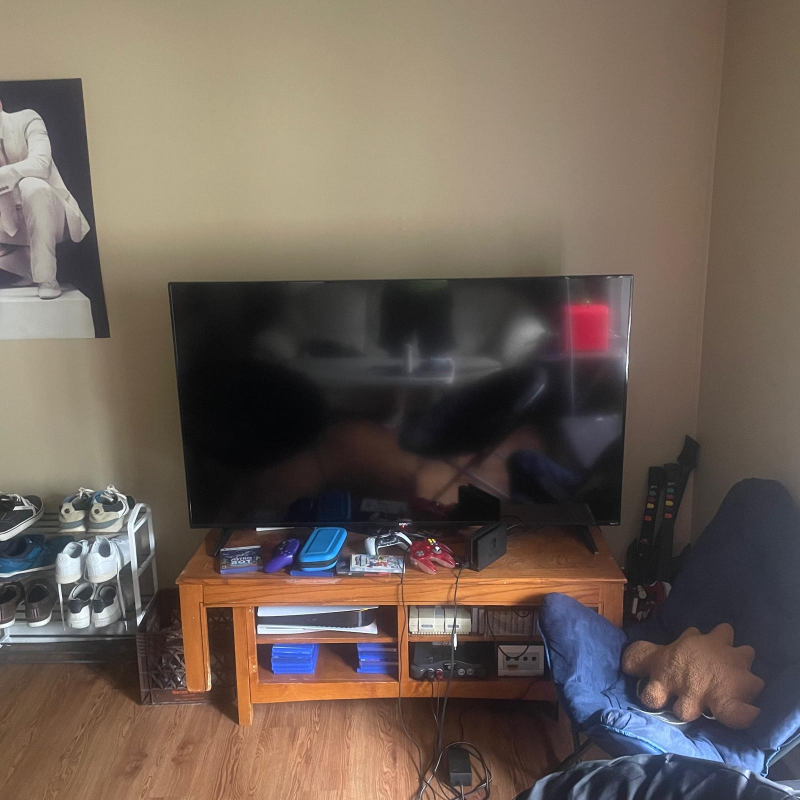
#> input picture HW4/my_images/tv_2.jpg, 1600 x 1600 px, found by its file name (shown at 1/2 size)
$ jupyter execute --allow-errors task.ipynb
#> lines starting #> are read from the running program, lines starting #| are printed output that depends on the picture; after the words box and inside, x2 and y2 are one past the last pixel; in counts of white or black regions, pixels touching at a corner belong together
#> further down, imagege is the input picture: PIL image 1600x1600 RGB; mean R, G, B 110.6, 97.1, 87.5
[cell 1]
import matplotlib.pyplot as plt
import random
import numpy as np
import cv2
from scipy.ndimage import maximum_filter

[cell 2]
from PIL import Image

# Open an image file
#> (the rest of this cell did not finish here and is left out)

[cell 3]
# Function to draw points
def putPointsOnImage(corners, image):
    for corner in corners:
        cv2.circle(image, tuple(corner), radius=5, color=(42, 247, 237), thickness =-1)
    return image

# Function to draw points and lines
def putPointsAndLinesOnImage(final_image, w, selected, p1, corners2):
    points_1=(p1)
    points_2 = (corners2[selected] + np.array([w, 0]))
    cv2.circle(final_image, points_1, radius=5, color = (42, 247, 237), thickness=-1)
    cv2.circle(final_image, points_2, radius = 5, color=(42, 247, 237), thickness =-1)
    cv2.line(final_image,points_1,points_2,(random.randint(0, 255), random.randint(0, 255), random.randint(0, 255)), 1)
    return final_image

# Function to get the Harris response
def getHarrisResponse(dx, dy, N):
    s_dxdx = cv2.filter2D(dx*dx, ddepth=-1, kernel=np.ones((N,N)))
    s_dydy = cv2.filter2D(dy*dy, ddepth=-1, kernel=np.ones((N,N)))
    s_dxdy = cv2.filter2D(dx*dy, ddepth=-1, kernel=np.ones((N,N)))
    #Compute the trace and determinant
    tr_c = s_dxdx + s_dydy
    det_c = (s_dxdx*s_dydy)-(s_dxdy*s_dxdy)
    return det_c-0.05*(tr_c**2)

def harris_detect_corner(image, sig):
    #Get gray scale image
    gray_scale_image = cv2.cvtColor(image, cv2.COLOR_BGR2GRAY)/255

    # Build Haar filter
    M = int(np.ceil(4*sig))
    if M%2 == 1:
        M = M + 1
    haar_x = np.zeros((M, M))
    haar_x[:, :M // 2] = -1
    haar_x[:, M // 2:] = 1
    haar_y = np.zeros((M, M))
    haar_y[:M // 2, :] = 1
    haar_y[M // 2:, :] = -1

    # Get dx and dy by applying Haar filter in both directions
    dx = cv2.filter2D(gray_scale_image, ddepth = -1, kernel = haar_x)
    dy = cv2.filter2D(gray_scale_image, ddepth = -1, kernel = haar_y)

    #Get Harris response and set threshold
    N = int(np.ceil(5*sig))
    if N%2 == 1:
        N = N + 1
    H = getHarrisResponse(dx, dy, N)
    R_abs = np.abs(H)
    thr = np.mean(R_abs)
    K = 2*N

    #Apply maximum filter to get local max values in (2K+1, 2K+1) windows
    R_max_window = maximum_filter(H, size=(2*K+1, 2*K+1))
    #Create a boolean mask where the current pixel is the max in its window and exceeds threshold
    max_mask = (H == R_max_window) & (H > thr)
    #Find the coordinates of the corners
    y_coords, x_coords = np.nonzero(max_mask)
    #Extract the corresponding R values at those positions
    R_values = H[y_coords, x_coords]
    #Stack coordinates with their corresponding R values
    corners = np.vstack((x_coords, y_coords, R_values)).T
    #Sort corners based on the R value (descending) and take the top 100
    corners_100 = corners[np.argsort(corners[:, 2])][-100:, :2].astype(int)

    img_with_corners = putPointsOnImage(corners_100, image)

    return [corners_100, img_with_corners]

def ssd(image1, image2, fake_corners_1, fake_corners_2, window):
    #Get gray scale image
    gray_scale_image_1 = cv2.cvtColor(image1, cv2.COLOR_BGR2GRAY)/255
    gray_scale_image_2 = cv2.cvtColor(image2, cv2.COLOR_BGR2GRAY)/255
    final_image = np.concatenate((image1, image2), axis=1)

    # We remove the pixels that do not have enough margin to get the window of pixels around them
    corners_1 = fake_corners_1[
        (fake_corners_1[:, 1] - window // 2 > 0) &
        (fake_corners_1[:, 0] - window // 2 > 0) &
        (fake_corners_1[:, 1] + window // 2 < gray_scale_image_1.shape[0]) &
        (fake_corners_1[:, 0] + window // 2 < gray_scale_image_1.shape[1])
    ]
    corners_2 = fake_corners_2[
        (fake_corners_2[:, 1] - window // 2 > 0) &
        (fake_corners_2[:, 0] - window // 2 > 0) &
        (fake_corners_2[:, 1] + window // 2 < gray_scale_image_2.shape[0]) &
        (fake_corners_2[:, 0] + window // 2 < gray_scale_image_2.shape[1])
    ]

    #Match corners similar to previous solution
    for p1 in corners_1:
        ssd = np.zeros((len(corners_2),2))
        for j , p2 in enumerate ( corners_2 ):
            image1_window = gray_scale_image_1[p1[1]-window//2:p1[1]+window//2, p1[0]-window//2:p1[0]+window//2]
            image2_window = gray_scale_image_2[p2[1]-window//2:p2[1]+window//2, p2[0]-window//2:p2[0]+window//2]
            ssd[j] = np.array([np.sum((image1_window-image2_window)**2),j])
        final_image = putPointsAndLinesOnImage(final_image, image1.shape[1], np.argmin(ssd[:,0], axis=0), p1, corners_2)
    return final_image

def ncc(image1, image2, fake_corners_1, fake_corners_2, window):
    #Get gray scale image
    gray_scale_image_1 = cv2.cvtColor(image1, cv2.COLOR_BGR2GRAY)/255
    gray_scale_image_2 = cv2.cvtColor(image2, cv2.COLOR_BGR2GRAY)/255
    final_image = np.concatenate((image1, image2), axis=1)

    # We remove the pixels that do not have enough margin to get the window of pixels around them
    corners_1 = fake_corners_1[
        (fake_corners_1[:, 1] - window // 2 > 0) &
        (fake_corners_1[:, 0] - window // 2 > 0) &
        (fake_corners_1[:, 1] + window // 2 < gray_scale_image_1.shape[0]) &
        (fake_corners_1[:, 0] + window // 2 < gray_scale_image_1.shape[1])
    ]
    corners_2 = fake_corners_2[
        (fake_corners_2[:, 1] - window // 2 > 0) &
        (fake_corners_2[:, 0] - window // 2 > 0) &
        (fake_corners_2[:, 1] + window // 2 < gray_scale_image_2.shape[0]) &
        (fake_corners_2[:, 0] + window // 2 < gray_scale_image_2.shape[1])
    ]

    #Match corners similar to previous solution
    for p1 in corners_1:
        ncc = np.zeros((len(corners_2),2))
        for j, p2 in enumerate(corners_2):
            image1_window = gray_scale_image_1[p1[1]-window//2:p1[1]+window//2, p1[0]-window//2:p1[0]+window//2]
            image2_window = gray_scale_image_2[p2[1]-window//2:p2[1]+window//2, p2[0]-window//2:p2[0]+window//2]
            ncc[j] = np.array([np.sum((image1_window-np.mean(image1_window))*(image2_window-np.mean(image2_window)))/np.sqrt((np.sum((image1_window-np.mean(image1_window))**2))*(np.sum((image2_window-np.mean(image2_window))** 2))),j])
        if np.max(ncc[:,0])>0.3:
            selected_ncc = np.argmax(ncc[:,0], axis=0)
        else: break
        final_image = putPointsAndLinesOnImage(final_image, image1.shape[1], selected_ncc, p1, corners_2)
    return final_image

#Example for the hovde image. We would just change the path for the other images
image1 = cv2.imread("/home/aolivepe/Computer-Vision/HW4/HW4_images/hovde_1.jpg")
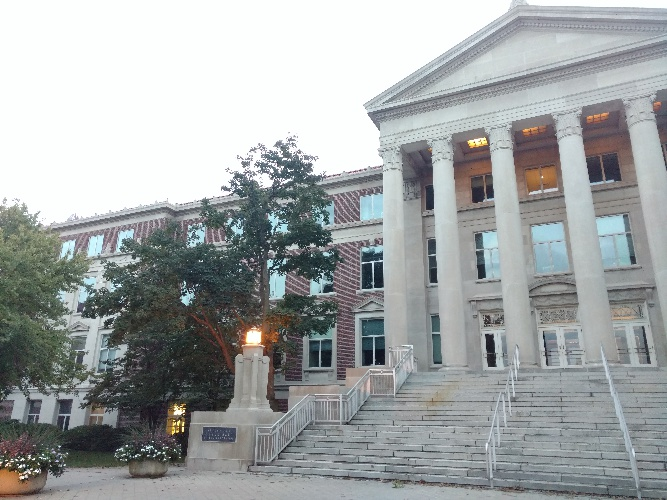
#> input picture HW4/HW4_images/hovde_1.jpg, 667 x 500 px, found by its file name
#> image1 is the input picture: shape (500, 667, 3); mean B, G, R 165.2, 165, 160.8
image2 = cv2.imread("/home/aolivepe/Computer-Vision/HW4/HW4_images/hovde_2.jpg")
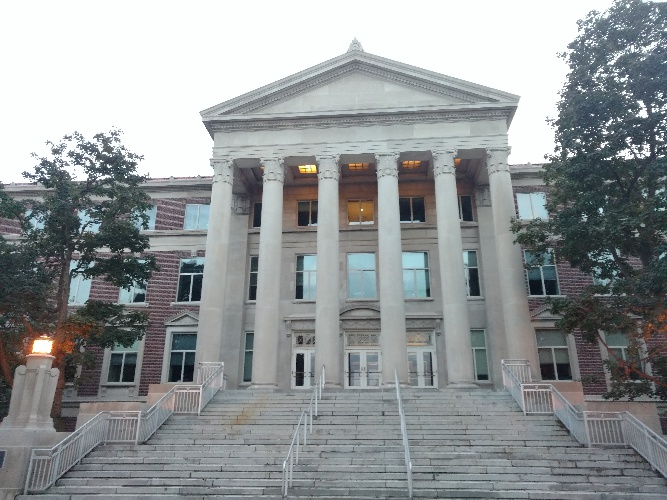
#> input picture HW4/HW4_images/hovde_2.jpg, 667 x 500 px, found by its file name
#> image2 is the input picture: shape (500, 667, 3); mean B, G, R 151.4, 150.2, 145.6

for sig in [0.8, 1.2, 1.6, 2.0]:
    #Get corners from first image
    corners1, h_image1 = harris_detect_corner(image1, sig)
    cv2.imwrite(f'./output/corners_1_{str(sig)}.jpeg', h_image1)

    #Get corners from second image
    corners2, h_image2 = harris_detect_corner(image2, sig)
    cv2.imwrite(f'./output/corners_2_{str(sig)}.jpeg', h_image2)

    #Match corners using ssd
    ssd_final = ssd(image1, image2, corners1, corners2, 10)
    cv2.imwrite(f'./output/ssd_{str(sig)}.jpeg', ssd_final)

    #Match corners using ncc
    ncc_final = ncc(image1, image2, corners1, corners2, 10)
    cv2.imwrite(f'./output/ncc_{str(sig)}.jpeg', ncc_final)
#> this loop made 4 passes
#> pass 1, in harris_detect_corner, `gray_scale_image = cv2.cvtColor(image, cv2.COLOR_BGR2GRAY)/255`:
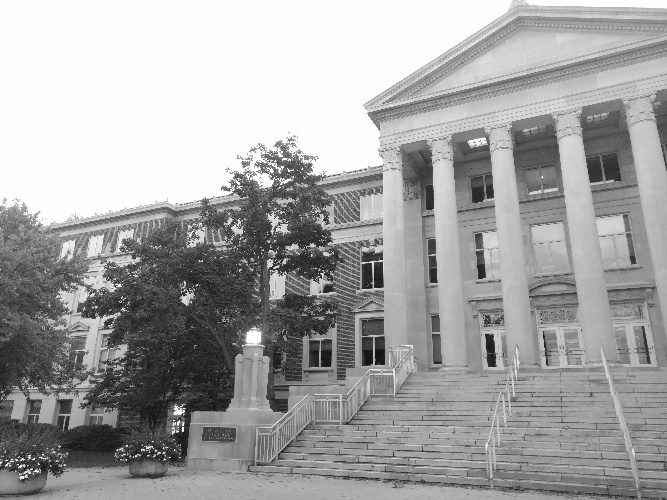
#> gray_scale_image: shape (500, 667) float64; min 0.00784, max 1, mean 0.642
#> pass 1, in harris_detect_corner, `dx = cv2.filter2D(gray_scale_image, ddepth = -1, kernel = haar_x)`:
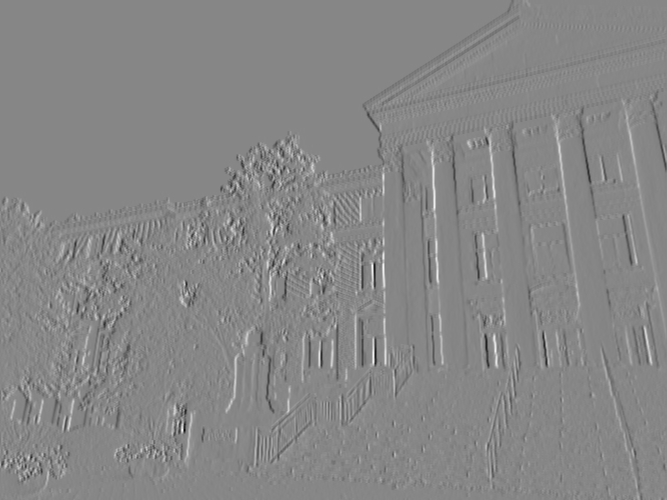
#> dx: shape (500, 667) float64; min -6.15, max 5.47, mean -0.000938; drawn with min black and max white
#> pass 1, in harris_detect_corner, `dy = cv2.filter2D(gray_scale_image, ddepth = -1, kernel = haar_y)`:
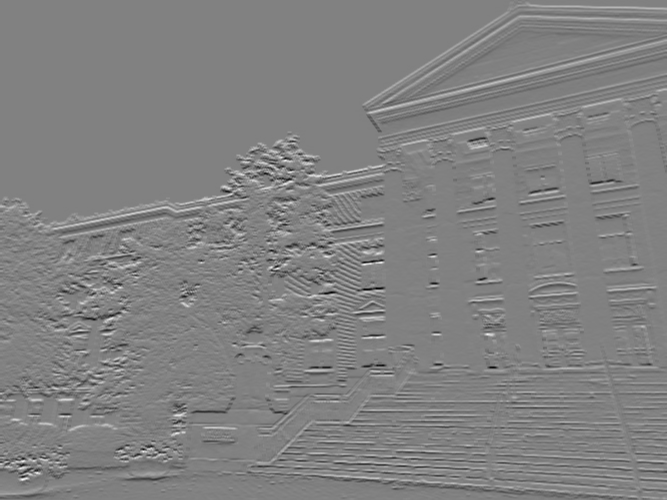
#> dy: shape (500, 667) float64; min -5.24, max 5.11, mean 0.0118; drawn with min black and max white
#> pass 1, in getHarrisResponse, `s_dxdx = cv2.filter2D(dx*dx, ddepth=-1, kernel=np.ones((N,N)))`:
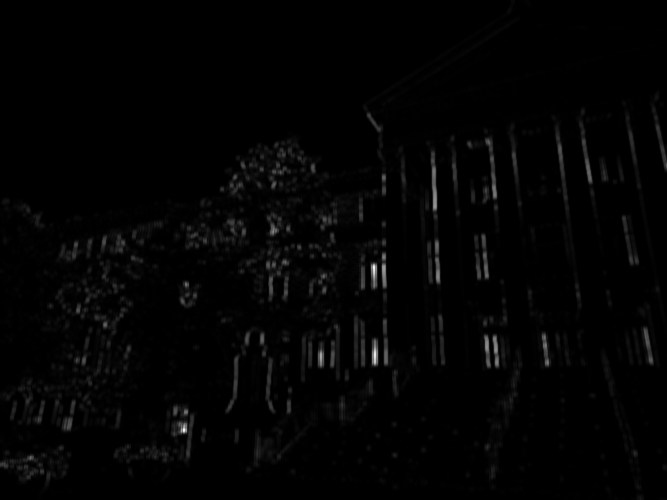
#> s_dxdx: shape (500, 667) float64; min 0, max 249, mean 3.7
#> after the loop:
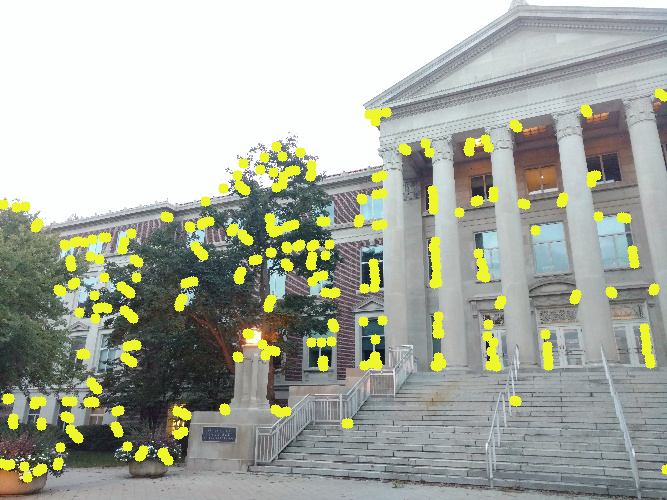
#> image1: shape (500, 667, 3); 6% of pixels changed, all inside (x1, y1, x2, y2) = (0, 88, 667, 483)
#> after the loop:
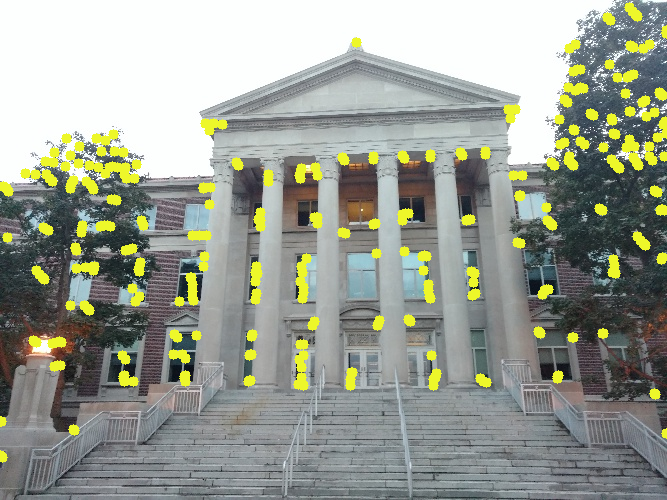
#> image2: shape (500, 667, 3); 6.16% of pixels changed, all inside (x1, y1, x2, y2) = (0, 2, 667, 463)

[cell 4]
## SIFT APPROACH
#Example for the hovde image. We would just change the path for the other images
image1 = cv2.imread("/home/aolivepe/Computer-Vision/HW4/HW4_images/hovde_1.jpg")
image2 = cv2.imread("/home/aolivepe/Computer-Vision/HW4/HW4_images/hovde_2.jpg")

# Create a SIFT detector instance
sift_detector = cv2.SIFT_create()

# Extract keypoints and vectors from both images
kp1, vector1 = sift_detector.detectAndCompute(cv2.cvtColor(image1, cv2.COLOR_BGR2GRAY), None)
#> kp1 = 1928 keypoints; strongest (x, y, size): (23, 459, 2), (20, 466, 1.9), (178, 411, 6.8), (22, 477, 2)
kp2, vector2 = sift_detector.detectAndCompute(cv2.cvtColor(image2, cv2.COLOR_BGR2GRAY), None)
#> kp2 = 2061 keypoints; strongest (x, y, size): (630, 110, 2.1), (43, 346, 13.6), (578, 140, 2.6), (108, 166, 2.5)

# Setup the Brute Force Matcher
raw_matches = cv2.BFMatcher(cv2.NORM_L1, crossCheck=True).match(vector1, vector2)
#> raw_matches = 694 matches
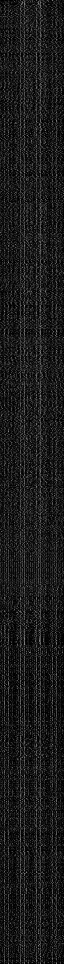
#> vector1: shape (1928, 128) float32 (shown at 1/2 size); min 0, max 216, mean 26.6

# Sort matches by distance
sorted_matches = []
for match in raw_matches:
    sorted_matches.append(match)
#> after the loop, sorted_matches = 694 matches
sorted_matches.sort(key=lambda m: m.distance)

# Draw the top 100 matches on the images
final_image = cv2.drawMatches(image1, kp1, image2, kp2, sorted_matches[:100], None, flags=cv2.DrawMatchesFlags_NOT_DRAW_SINGLE_POINTS)
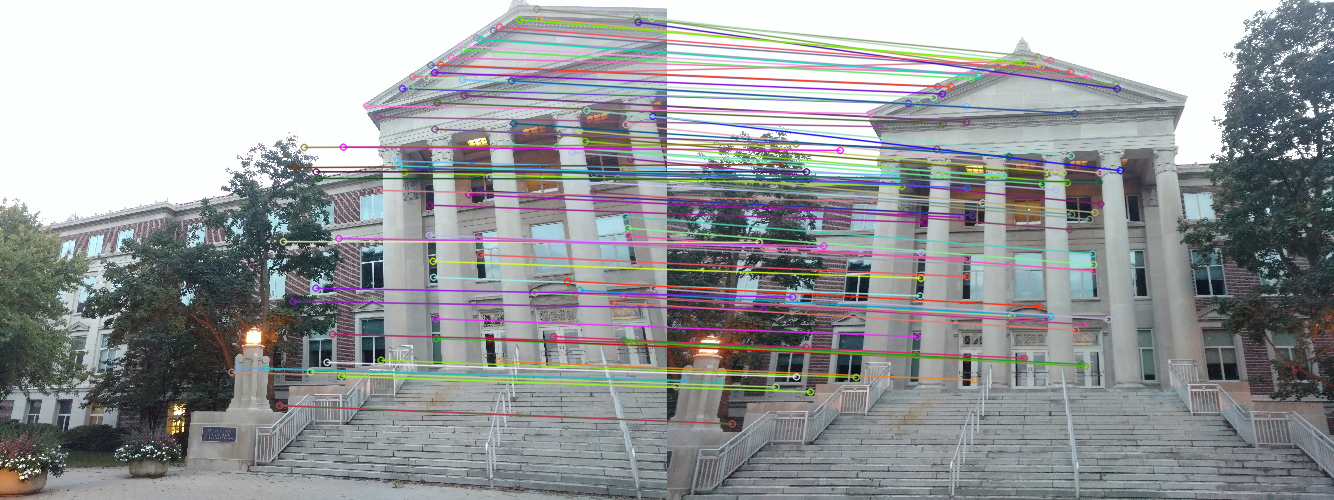
#> final_image: shape (500, 1334, 3); mean B, G, R 156.1, 154.6, 152.1

# Construct the output file name and save the image
cv2.imwrite("./output/sift.jpeg", final_image)
#> Out = True
